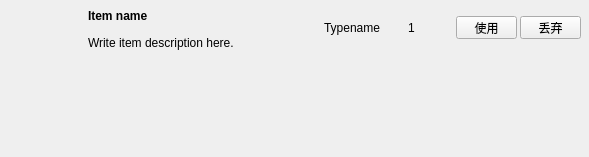
<?xml version="1.0" encoding="UTF-8"?>
<ui version="4.0">
 <class>ItemIndexWidget</class>
 <widget class="QWidget" name="ItemIndexWidget">
  <property name="geometry">
   <rect>
    <x>0</x>
    <y>0</y>
    <width>589</width>
    <height>157</height>
   </rect>
  </property>
  <property name="windowTitle">
   <string>Form</string>
  </property>
  <widget class="QLabel" name="lblIcon">
   <property name="geometry">
    <rect>
     <x>8</x>
     <y>0</y>
     <width>64</width>
     <height>64</height>
    </rect>
   </property>
   <property name="text">
    <string/>
   </property>
  </widget>
  <widget class="QLabel" name="lblItemName">
   <property name="geometry">
    <rect>
     <x>88</x>
     <y>8</y>
     <width>77</width>
     <height>16</height>
    </rect>
   </property>
   <property name="frameShape">
    <enum>QFrame::NoFrame</enum>
   </property>
   <property name="text">
    <string>&lt;html&gt;&lt;head/&gt;&lt;body&gt;&lt;p&gt;&lt;span style=&quot; font-weight:600;&quot;&gt;Item name&lt;/span&gt;&lt;/p&gt;&lt;/body&gt;&lt;/html&gt;</string>
   </property>
   <property name="wordWrap">
    <bool>true</bool>
   </property>
  </widget>
  <widget class="QLabel" name="lblItemDescription">
   <property name="geometry">
    <rect>
     <x>88</x>
     <y>28</y>
     <width>233</width>
     <height>29</height>
    </rect>
   </property>
   <property name="text">
    <string>Write item description here.</string>
   </property>
   <property name="wordWrap">
    <bool>true</bool>
   </property>
  </widget>
  <widget class="QLabel" name="lblTypename">
   <property name="geometry">
    <rect>
     <x>324</x>
     <y>20</y>
     <width>73</width>
     <height>16</height>
    </rect>
   </property>
   <property name="text">
    <string>&lt;html&gt;&lt;head/&gt;&lt;body&gt;&lt;p&gt;Typename&lt;/p&gt;&lt;/body&gt;&lt;/html&gt;</string>
   </property>
   <property name="wordWrap">
    <bool>true</bool>
   </property>
  </widget>
  <widget class="QLabel" name="lblCount">
   <property name="geometry">
    <rect>
     <x>408</x>
     <y>20</y>
     <width>25</width>
     <height>16</height>
    </rect>
   </property>
   <property name="text">
    <string>&lt;html&gt;&lt;head/&gt;&lt;body&gt;&lt;p&gt;1&lt;/p&gt;&lt;/body&gt;&lt;/html&gt;</string>
   </property>
   <property name="wordWrap">
    <bool>true</bool>
   </property>
  </widget>
  <widget class="QPushButton" name="pushButton">
   <property name="geometry">
    <rect>
     <x>456</x>
     <y>16</y>
     <width>61</width>
     <height>23</height>
    </rect>
   </property>
   <property name="text">
    <string>使用</string>
   </property>
  </widget>
  <widget class="QPushButton" name="pushButton_2">
   <property name="geometry">
    <rect>
     <x>520</x>
     <y>16</y>
     <width>61</width>
     <height>23</height>
    </rect>
   </property>
   <property name="text">
    <string>丢弃</string>
   </property>
  </widget>
 </widget>
 <resources/>
 <connections/>
</ui>
